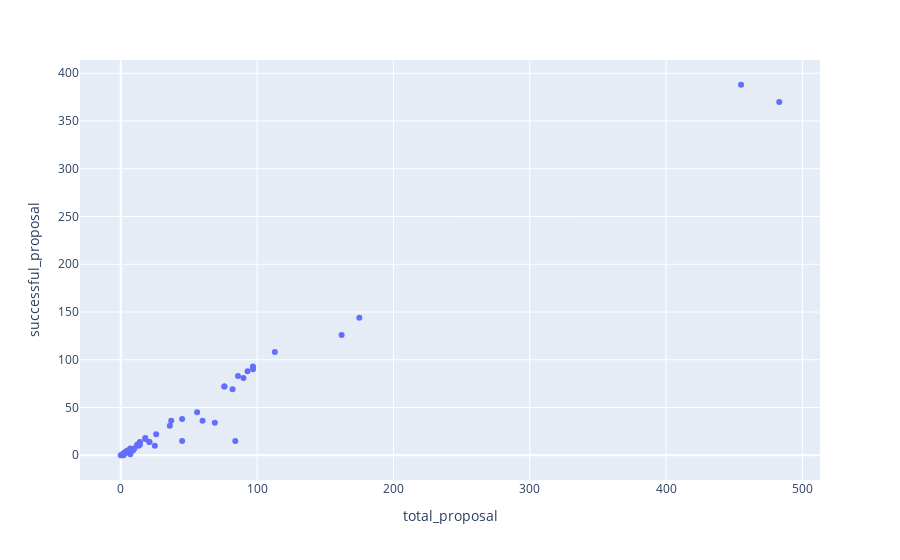

The cell this chart's notebook holds for it:
### Code cell
fig.show()

### Figure 1 — Plotly figure (JSON) as saved in the notebook; plotly's stock layout.template omitted (floating-point values rounded to 4 significant figures)
{"data": [{"customdata": [["appalabs"], ["arrozcriativo"], ["assemblyscript"], ["art"], ["berryclub"], ["bogotahacknode"], ["c1"], ["china_chartity_dao"], ["clan"], ["codame"], ["communitysquad"], ["createbase"], ["creatives"], ["cudo"], ["cudo"], ["cura"], ["degensdao"], ["dj"], ["drops"], ["ecosystem(kog)"], ["generativeart"], ["genesis"], ["graffiti"], ["humanguild"], ["incubadorapt"], ["indiacovidrelief"], ["jusdao"], ["lisboahack"], ["marketingvertical"], ["misfits"], ["motion"], ["move"], ["muti"], ["near_asia_dev_dao"], ["near_india_guild"], ["neardatacenter"], ["neararabia"], ["nearch4n"], ["nearsamurai"], ["nftgaming"], ["nftonboarding"], ["npkguildnigeria"], ["nxm"], ["nyc"], ["portuguese"], ["rucommunity"], ["sanfranciscohacknode"], ["sandbox"], ["socialtokens"], ["telegramcommunity"], ["turkey"], ["vietnam_covid19_charity"], ["vitalpointai"], ["vr"], ["zenbikers"]], "hovertemplate": "total_proposal=%{x}<br>successful_proposal=%{y}<br>Name=%{customdata[0]}<extra></extra>", "legendgroup": "", "marker": {"color": "#636efa", "symbol": "circle"}, "mode": "markers", "name": "", "orientation": "v", "showlegend": false, "type": "scatter", "x": [7, 93, 21, 18, 84, 1, 36, 5, 14, 21, 175, 483, 82, 76, 76, 7, 97, 4, 12, 45, 25, 45, 5, 60, 86, 2, 3, 2, 69, 4, 13, 10, 113, 2, 9, 7, 3, 18, 0, 26, 162, 14, 1, 6, 37, 90, 3, 455, 56, 3, 6, 6, 14, 97, 7], "xaxis": "x", "y": [4, 88, 14, 17, 15, 1, 31, 4, 14, 14, 144, 370, 69, 72, 72, 7, 93, 4, 11, 38, 10, 15, 5, 36, 83, 1, 3, 1, 34, 3, 10, 7, 108, 0, 5, 1, 3, 18, 0, 22, 126, 13, 0, 4, 36, 81, 2, 388, 45, 2, 4, 5, 11, 90, 5], "yaxis": "y"}], "layout": {"legend": {"tracegroupgap": 0}, "margin": {"t": 60}, "xaxis": {"anchor": "y", "domain": [0, 1], "title": {"text": "total_proposal"}}, "yaxis": {"anchor": "x", "domain": [0, 1], "title": {"text": "successful_proposal"}}}}
